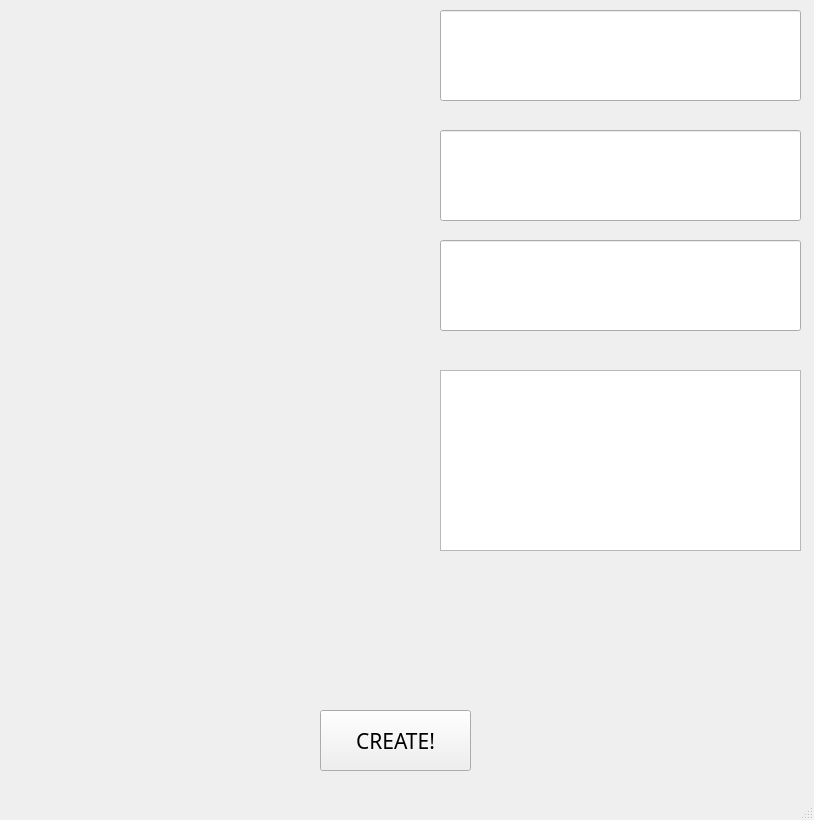
<?xml version="1.0" encoding="UTF-8"?>
<ui version="4.0">
 <class>MainWindow</class>
 <widget class="QMainWindow" name="MainWindow">
  <property name="geometry">
   <rect>
    <x>0</x>
    <y>0</y>
    <width>814</width>
    <height>820</height>
   </rect>
  </property>
  <property name="windowTitle">
   <string>MainWindow</string>
  </property>
  <widget class="QWidget" name="centralwidget">
   <widget class="QLineEdit" name="line_rec">
    <property name="geometry">
     <rect>
      <x>440</x>
      <y>10</y>
      <width>361</width>
      <height>91</height>
     </rect>
    </property>
    <property name="font">
     <font>
      <family>MV Boli</family>
      <pointsize>28</pointsize>
     </font>
    </property>
   </widget>
   <widget class="QLineEdit" name="line_send">
    <property name="geometry">
     <rect>
      <x>440</x>
      <y>130</y>
      <width>361</width>
      <height>91</height>
     </rect>
    </property>
    <property name="font">
     <font>
      <family>MV Boli</family>
      <pointsize>28</pointsize>
     </font>
    </property>
    <property name="toolTipDuration">
     <number>-1</number>
    </property>
   </widget>
   <widget class="QLabel" name="label_rec">
    <property name="geometry">
     <rect>
      <x>80</x>
      <y>20</y>
      <width>291</width>
      <height>81</height>
     </rect>
    </property>
    <property name="text">
     <string>&lt;html&gt;&lt;head/&gt;&lt;body&gt;&lt;p&gt;&lt;br/&gt;&lt;/p&gt;&lt;/body&gt;&lt;/html&gt;</string>
    </property>
   </widget>
   <widget class="QLabel" name="label_send">
    <property name="geometry">
     <rect>
      <x>80</x>
      <y>130</y>
      <width>291</width>
      <height>81</height>
     </rect>
    </property>
    <property name="text">
     <string/>
    </property>
   </widget>
   <widget class="QLabel" name="label_congr">
    <property name="geometry">
     <rect>
      <x>100</x>
      <y>380</y>
      <width>291</width>
      <height>81</height>
     </rect>
    </property>
    <property name="text">
     <string/>
    </property>
   </widget>
   <widget class="QTextEdit" name="textEdit">
    <property name="geometry">
     <rect>
      <x>440</x>
      <y>370</y>
      <width>361</width>
      <height>181</height>
     </rect>
    </property>
    <property name="font">
     <font>
      <family>MV Boli</family>
      <pointsize>18</pointsize>
     </font>
    </property>
   </widget>
   <widget class="QPushButton" name="pushButton">
    <property name="geometry">
     <rect>
      <x>320</x>
      <y>710</y>
      <width>151</width>
      <height>61</height>
     </rect>
    </property>
    <property name="font">
     <font>
      <family>Microsoft YaHei UI Light</family>
      <pointsize>16</pointsize>
      <underline>false</underline>
     </font>
    </property>
    <property name="cursor">
     <cursorShape>PointingHandCursor</cursorShape>
    </property>
    <property name="styleSheet">
     <string notr="true"/>
    </property>
    <property name="text">
     <string>CREATE!</string>
    </property>
   </widget>
   <widget class="QLabel" name="error_lab">
    <property name="geometry">
     <rect>
      <x>40</x>
      <y>580</y>
      <width>731</width>
      <height>71</height>
     </rect>
    </property>
    <property name="font">
     <font>
      <family>MV Boli</family>
      <pointsize>26</pointsize>
     </font>
    </property>
    <property name="text">
     <string/>
    </property>
   </widget>
   <widget class="QLabel" name="label_pass">
    <property name="geometry">
     <rect>
      <x>80</x>
      <y>240</y>
      <width>291</width>
      <height>81</height>
     </rect>
    </property>
    <property name="text">
     <string>&lt;html&gt;&lt;head/&gt;&lt;body&gt;&lt;p&gt;&lt;br/&gt;&lt;/p&gt;&lt;/body&gt;&lt;/html&gt;</string>
    </property>
   </widget>
   <widget class="QLineEdit" name="line_pass">
    <property name="geometry">
     <rect>
      <x>440</x>
      <y>240</y>
      <width>361</width>
      <height>91</height>
     </rect>
    </property>
    <property name="font">
     <font>
      <family>MV Boli</family>
      <pointsize>28</pointsize>
     </font>
    </property>
    <property name="echoMode">
     <enum>QLineEdit::Password</enum>
    </property>
   </widget>
  </widget>
  <widget class="QMenuBar" name="menubar">
   <property name="geometry">
    <rect>
     <x>0</x>
     <y>0</y>
     <width>814</width>
     <height>21</height>
    </rect>
   </property>
  </widget>
  <widget class="QStatusBar" name="statusbar"/>
 </widget>
 <resources/>
 <connections/>
</ui>
